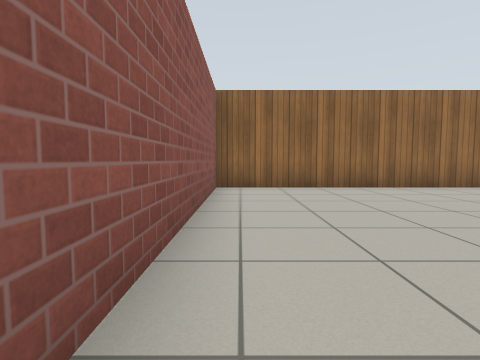
view 1 (above)

14 first-person views from a walk through a Gazebo world. The camera is 0.72 m above the floor, tilts 4° down and sees 80° across. The floor is counted in squares, 1 m on a side. Each view is taken from the middle of a square. On the plan, view 1 faces up. The plan holds only what a view shows up to about 10 squares ahead; the rest is blank. The place goes on beyond the plan. Gazebo's built-in surfaces are drawn with simple patterns.

view 2
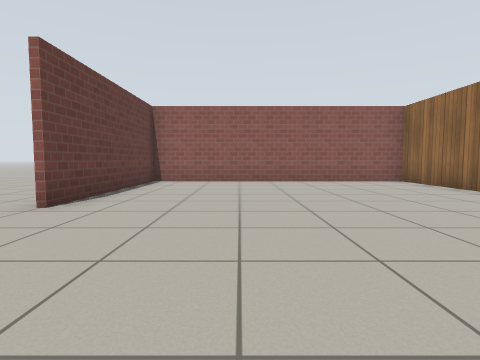

view 3
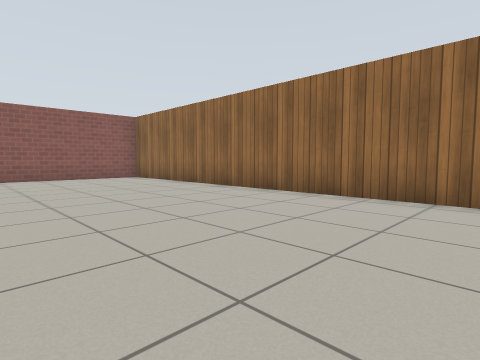

view 4
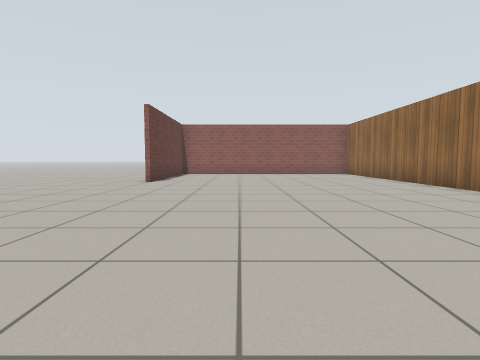

view 5
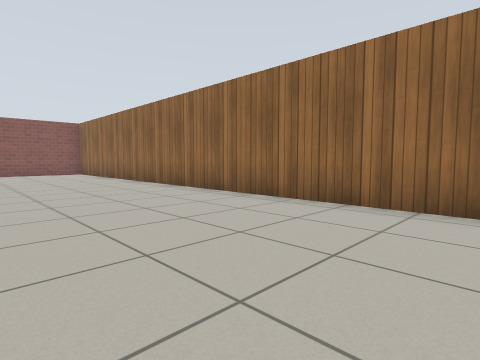

view 6
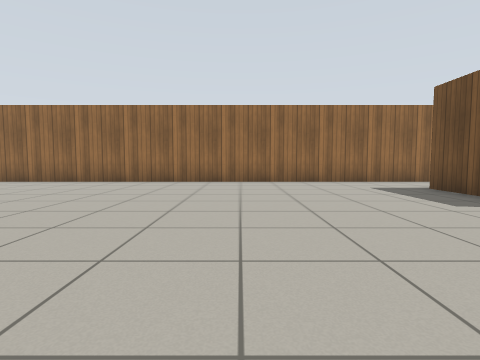

view 7
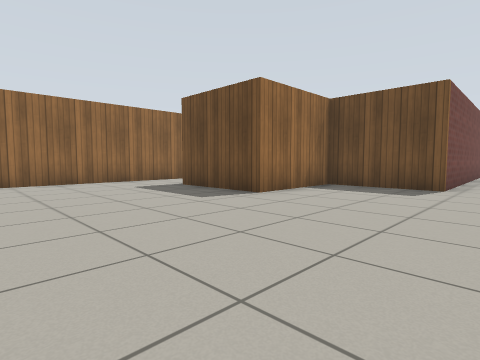

view 8
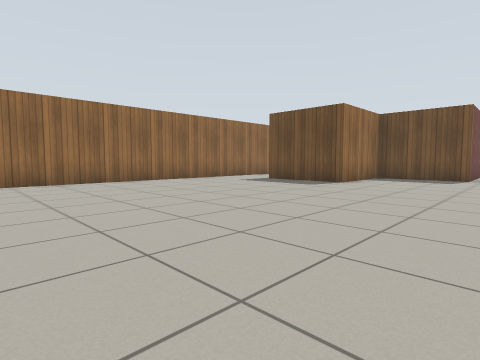

view 9
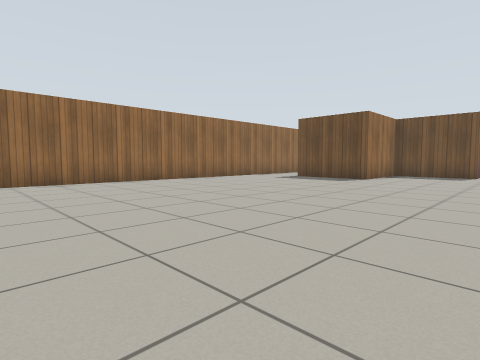

view 10
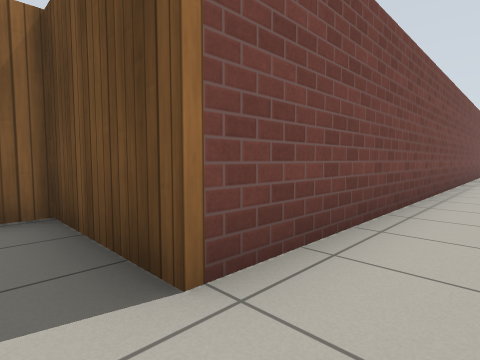

view 11
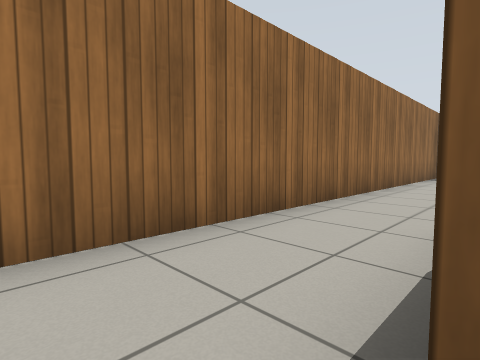

view 12
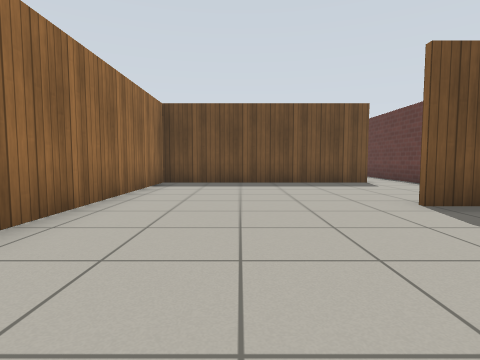

view 13
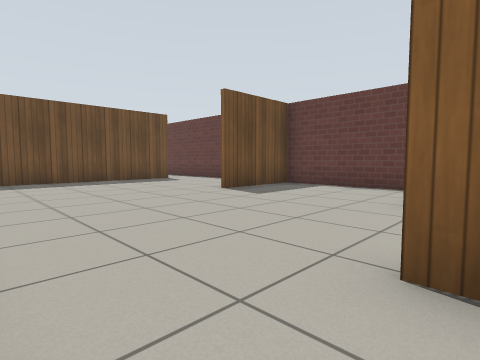

view 14
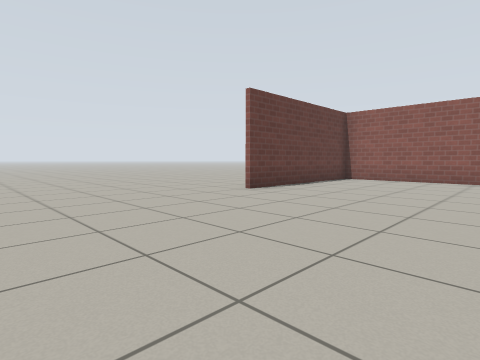

### Floor plan
Points are (right, up) in squares from view 1. A wall is a line through its corners. A room is listed if a view was taken in it or the views show most of it. See-through windows are left out.
Room 1 (views 1, 2, 3, 4, 5, 6, 7, 8, 9, 10, 11, 13, 14)
walls: (24.1, 5.1) (24.6, 5.1); (25.6, 7.5) (-0.6, 7.5) (-0.6, -0.9) (4.8, -0.9); (37, -0.7) (24.9, -0.7) (24.9, 2.1) (21.8, 2.1) (21.8, 5.2)
ways out: opening at (25.5, 6.5) to room 2; opening at (4, -2)
Room 2 (view 12)
walls: (26, -0.6) (29.4, -0.6) (29.4, 2.1); (34.1, 0.9) (34.1, 7.5) (25.6, 7.5)
ways out: opening at (25.5, 6.5) to room 1; opening at (34, 0)

Where each view was taken, in squares from view 1:
view 1: 0 up, 0 right, facing up
view 2: 2 up, 9 right, facing left
view 3: 2 up, 11 right, facing up-left
view 4: 2 up, 14 right, facing left
view 5: 3 up, 15 right, facing up-left
view 6: 2 down, 17 right, facing up
view 7: 2 down, 17 right, facing up-right
view 8: 2 down, 13 right, facing up-right
view 9: 2 down, 11 right, facing up-right
view 10: 2 down, 24 right, facing up-right
view 11: 5 up, 21 right, facing up-right
view 12: 5 up, 25 right, facing right
view 13: 7 up, 24 right, facing down-right
view 14: 4 up, 10 right, facing down-left
